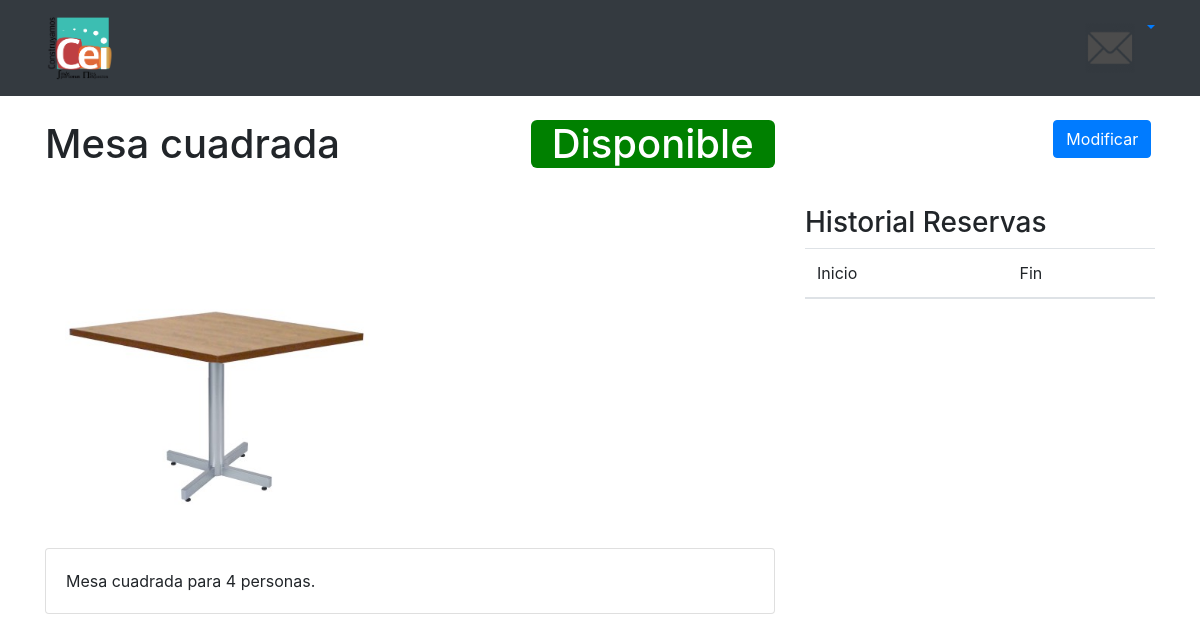
Before: /articulos/2/ (signed in) with the older database file.
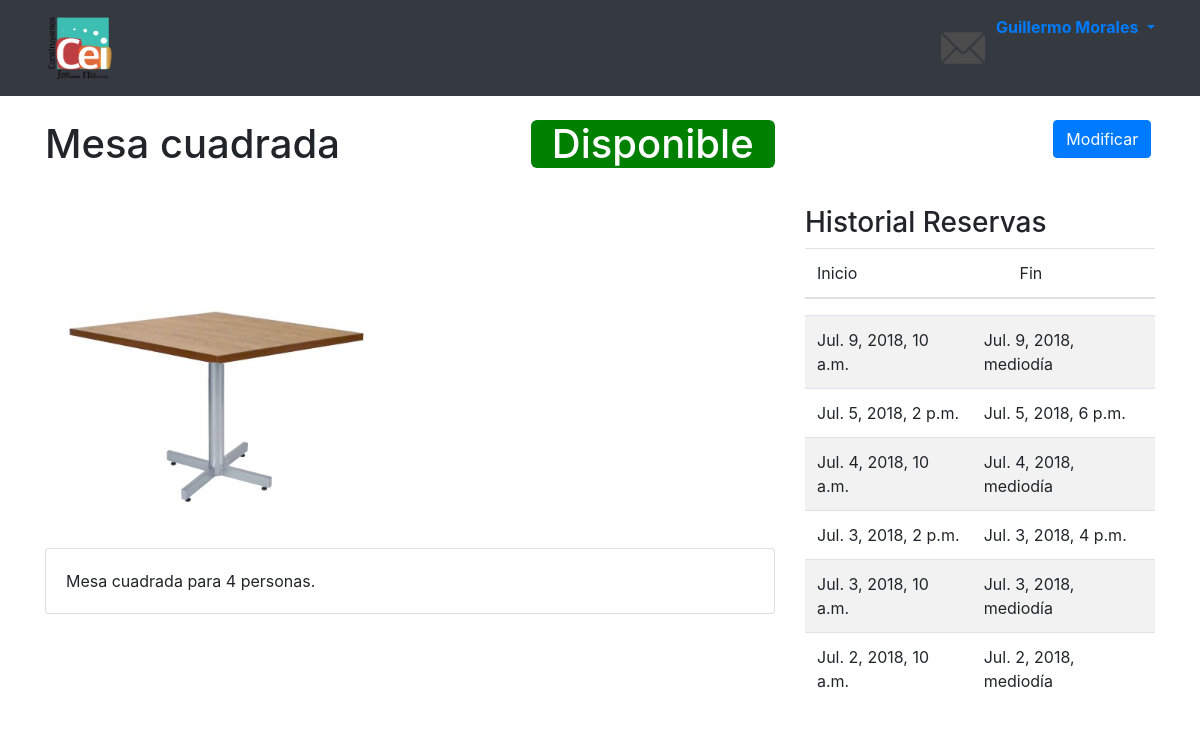
After: the same page with the newer database file.
### userprofile/models.py (models this page shows, shortened)
class Perfil(models.Model):
    nombre = models.CharField(max_length=200)
    rut = models.CharField(max_length=200)
    correo = models.OneToOneField(User, on_delete=models.CASCADE)
    habilitado = models.BooleanField()

### reservas/models.py (models this page shows, shortened)
class ReservaArticulo(models.Model):
    articulo = models.ForeignKey(Articulos, on_delete=models.CASCADE)
    perfil = models.ForeignKey(Perfil, on_delete=models.CASCADE)
    inicio = models.DateTimeField()
    final = models.DateTimeField()
    ESTADOS_RES = ((1, 'Pendiente'), (2, 'Entregado'), (3, 'Rechazado'))
    estado_reserva = models.IntegerField(choices=ESTADOS_RES, default=1)

### articulos/views.py (the view, shortened to what this page needs)
# urls.py: path('articulos/<int:id_articulo>/', views.id_articulo, name='id_articulo'),
def id_articulo(request, id_articulo):
    if not request.user.is_authenticated:
        return redirect('/home/')
    else:
        perfil = Perfil.objects.get(correo=request.user.id)
        articulo = Articulos.objects.get(pk=id_articulo)
        reservas = ReservaArticulo.objects.filter(articulo=articulo, final__lt=timezone.make_aware(datetime.now(), timezone.get_current_timezone()))
        lista_reservas=list(reservas)
        lista_reservas.sort(key=lambda x: x.final, reverse=True)
        lista_reservas = lista_reservas[:10]
        if request.user.is_superuser:
            context = {'articulo': articulo, 'perfil': perfil, 'lista_reservas': lista_reservas}
            return render(request, 'articulos/vista_articulos_admin.html', context)

### templates/articulos/vista_articulos_admin.html (shortened to what this page needs)
{% extends "Layouts/GeneralLayout.html" %}
{% load static %}
{% load bootstrap4 %}
{% block cabeza %}
    <link rel="stylesheet" href="{% static 'css/reset.css' %}">
    <link rel="stylesheet" href="{% static 'css/style.css' %}">
{% endblock %}
{% block content %}
    <div class="container">
        <div class="row">
            <div class="col-8">
                <h1><span class="pull-left">{{ articulo.nombre_articulo }}
                </span> &nbsp <span class="{{ articulo.get_estado_articulo_display }}">
                    &nbsp {{ articulo.get_estado_articulo_display }} &nbsp</span></h1>
                <br/>
                <br/>
                <img style="margin-left: 20px; max-height: 300px;max-width: 500px;" class="img-fluid" src={{ articulo.foto_articulo.url }}/>
                <br/>
                <br/>
                <div class="card">
                    <div class="card-body">
                        {{ articulo.descripcion_articulo }}
                    </div>
                </div>
            </div>
            <div class="col-4">
                <div class="col-4 ml-auto">
                    <a class="btn btn-primary" href="edit" role="button">Modificar</a>
                </div>
                <br/>
                <br/>
                <h3>Historial Reservas</h3>
                <table class="table table-striped">
                    <thead>
                    <tr>
                        <th scope="col">Inicio</th>
                        <th scope="col">Fin</th>
                    </tr>
                    </thead>
                </table>
                <div class="bodycontainer scrollable">
                <table class="table table-hover table-striped table-condensed">
                    <tbody>
                    {% for reserva in lista_reservas %}
                        <tr>
                            <td>{{ reserva.inicio }}</td>
                            <td>{{ reserva.final }}</td>
                        </tr>
                    {% endfor %}
                    </tbody>
                </table>
                </div>
            </div>
        </div>
    </div>
{% endblock %}

### templates/Layouts/TopBarCode.html (shortened to what this page needs)
<nav class="navbar navbar-expand-md navbar-dark bg-dark">
   <div class='container'>
      <a class="navbar-brand" href="{% url 'home' %}">
          <img id="LogoCEI" src="/media/cosas/logoCEI2014.png" onclick="" width="70" height="70" class="d-inline-block align-top" alt="">
      </a>
      <div class='collapse navbar-collapse' id='navbarCollapseLinks'>
        <ul class='navbar-nav ml-auto'>
          <li class='nav-item'>
              <a href='#' class='nav-link'><img id="Mail" src="/media/cosas/mailIcon.png" onclick="" width="50" height="50"></a>
          </li>
            {% if user.is_authenticated %}
                <li class="dropdown">
                    <a href="#" class="dropdown-toggle" data-toggle="dropdown">
                        <strong>{{ perfil.nombre }}</strong>
                    </a>
                </li>
            {% else %}
                <li class='nav-item'>
                   <p class="navbar-text">Usted no ha iniciado sesión</p>
                </li>
            {% endif %}
        </ul>
      </div>
  </div>
</nav>

Changed rows visible on the page:
now on this page (row edited): Perfil: nombre "Guillermo Morales"
added ReservaArticulo: inicio "Jul. 9, 2018, 10 a.m.", final "Jul. 9, 2018, mediodía"
added ReservaArticulo: inicio "Jul. 5, 2018, 2 p.m.", final "Jul. 5, 2018, 6 p.m."
added ReservaArticulo: inicio "Jul. 4, 2018, 10 a.m.", final "Jul. 4, 2018, mediodía"
added ReservaArticulo: inicio "Jul. 3, 2018, 2 p.m.", final "Jul. 3, 2018, 4 p.m."
added ReservaArticulo: inicio "Jul. 3, 2018, 10 a.m.", final "Jul. 3, 2018, mediodía"
added ReservaArticulo: inicio "Jul. 2, 2018, 10 a.m.", final "Jul. 2, 2018, mediodía"
